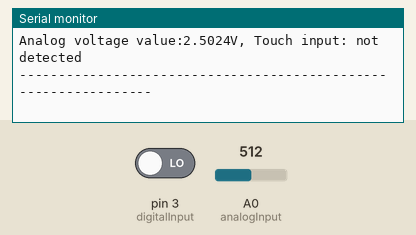
This program was run on a simulated Arduino Uno, built with avr-gcc and run on an emulated ATmega328P. Parts: the last lines printed to the serial monitor. Inputs (shaded band) come from the test bench; at power-on: pin 3 (digitalInput) LOW, A0 (analogInput) = 512.

Above: at 1.2 s.
1.3 s: pin 3 (digitalInput) driven HIGH
3.3 s: A0 (analogInput) set to 716
At 3.32 s:
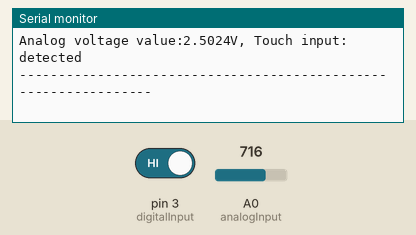
4.8 s: A0 (analogInput) set to 900
At 4.85 s:
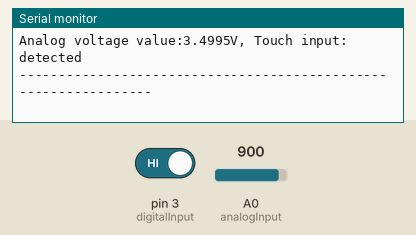
6.3 s: pin 3 (digitalInput) driven LOW
Timing chart, 0 to 9.3 s (numbered marks = the images above; inputs shaded):
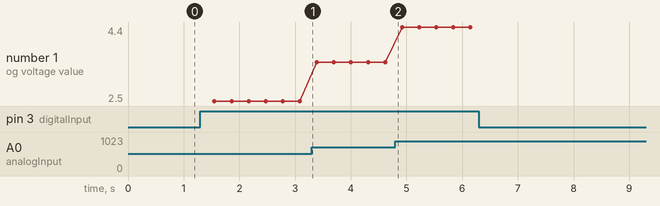

Measured:
- plotted number 1: 2.5 → 3.5 after the input at 3.3 s, 3.5 → 4.4 after the input at 4.8 s

The program:

main.cpp
```cpp
//metal touch sensor
#include <Arduino.h>
int analogInput = A0;
int digitalInput = 3;

void setup ()
{
  pinMode (analogInput, INPUT);
  pinMode (digitalInput, INPUT);
  Serial.begin (9600);
}


void loop ()
{
  float analogValue;
  int digitalValue;

  // Current value will be read and converted to the voltage
   analogValue = analogRead (analogInput) * (5.0 / 1023.0);
   digitalValue = digitalRead (digitalInput);

  // and outputted here
  Serial.print ("Analog voltage value:");
  Serial.print (analogValue, 4);
  Serial.print ("V, ");
  Serial.print ("Touch input:");

  if(digitalValue==1)
  {
      Serial.println (" detected");
  }
  else
  {
      Serial.println (" not detected");
  }
  Serial.println ("----------------------------------------------------------------");
  delay (250);
}
```
